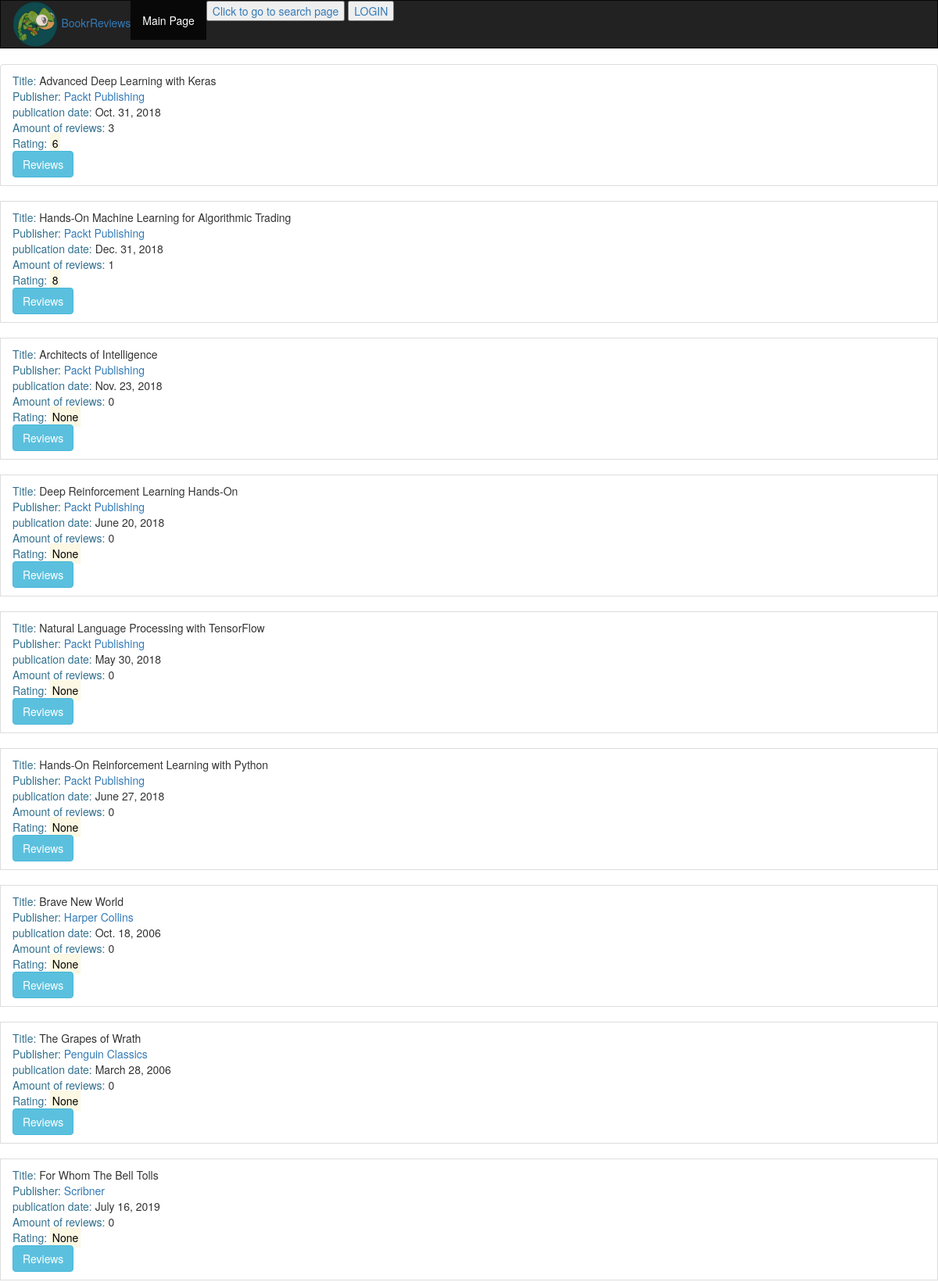
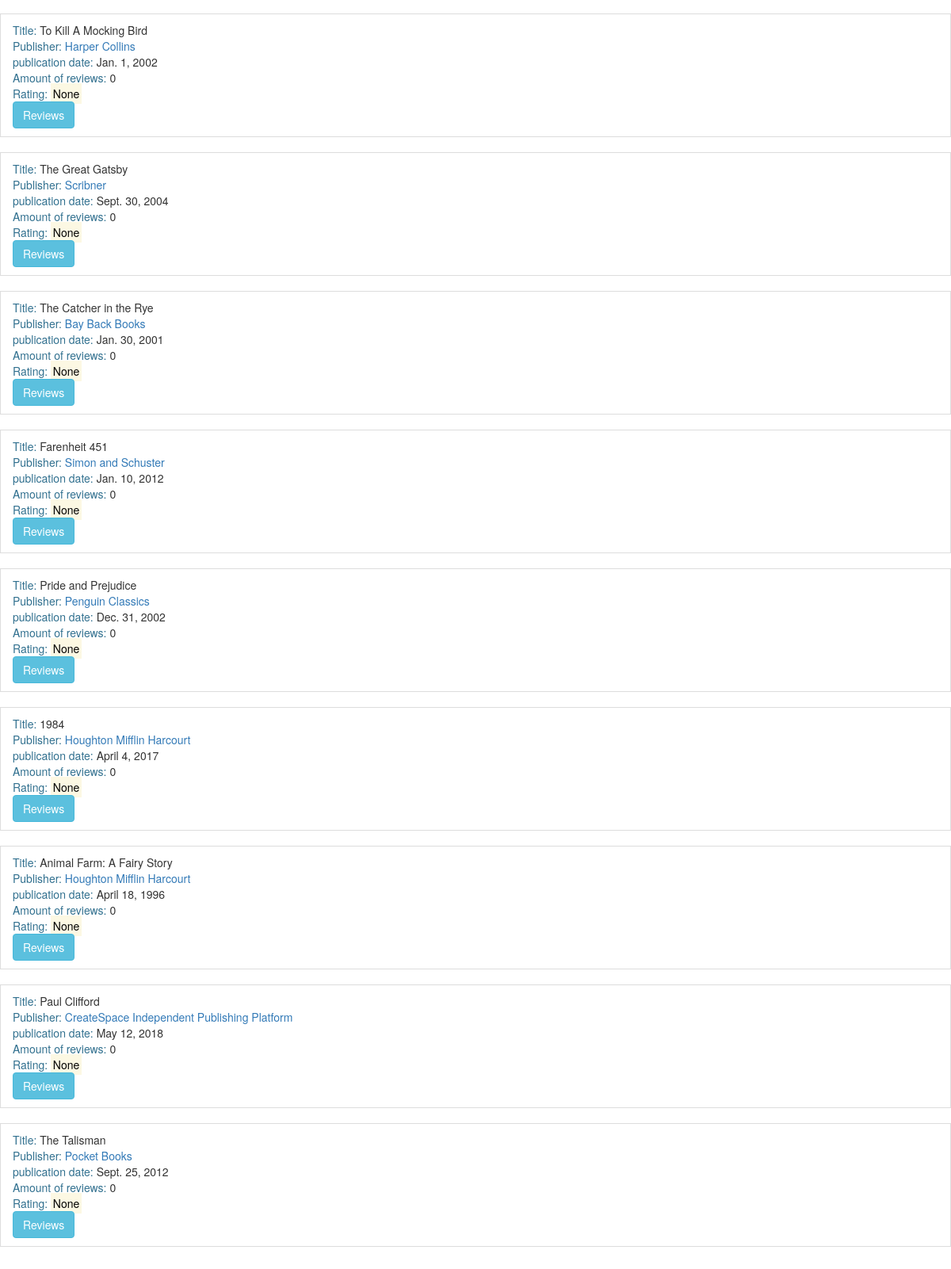
The page /books/ on the database its author committed (2 pictures, top to bottom).
### myapp/models.py (models this page shows, shortened)
class Book(models.Model):
    title = models.CharField(max_length=70, help_text="tytuł książki")
    publication_date = models.DateField(verbose_name="Data publikacji książki")
    isbn = models.CharField(max_length=20,verbose_name="number ISBN książki")
    publisher = models.ForeignKey(Publisher, on_delete=models.CASCADE) # publisher is using ForeignKey that is a many-to-one relationship. Field "publisher" is linked to Publisher Model and if the publisher that is linked to this field will be deleted this will be deleted too.
    contributors = models.ManyToManyField('Contributor',through="BookContributor")

class Publisher(models.Model):
    name = models.CharField(max_length=50, help_text="nazwa wydawnictwa")
    website = models.URLField(help_text="witryna wydawnictwa")
    email = models.EmailField(help_text="adres email wydawnictwa")
    def __str__(self): # this function is needed to show name in Django admin panel
        return self.name

### myapp/views.py (the view)
# urls.py: path('books/' ,views.book_list, name="book_list"),
def book_list(request):
    books = Book.objects.all() # pobiera dane z bazy danych na temat wszystkich książek
    book_list = [] # tworzenie listy książek
    i = 0
    for book in books:
        i+=1
        reviews = book.review_set.all() # pobieramy informacje o recenzjach (trzeba dodać review_set bo jest Foreignkey)
        if reviews: # jeżeli reviews istnienją (są prawdą)
            book_rating = average_rating([review.rating for review in reviews]) # obliczamy średnią ocene książki, kożystamy z funkcji average_rating którą stworzyliśmy w pliku utils
            number_of_reviews = len(reviews) # liczba wszyskich recenzji to liczba długości arraya reviews
        else:
            book_rating = None # nie ma żadnych recenzji
            number_of_reviews = 0 # liczba recenzji to zero
        book_list.append({ # dodanie wszystkich informacji do objectu który przechowuje zmienne HTML-owe
            'book': book,
            'book_rating': book_rating,
            'number_of_reviews': number_of_reviews,
            'i':i
        })
        context = {'book_list': book_list}
    return render(request, 'book_list.html', context)

### myapp/utils.py (called while the page is built)
def average_rating(rating_list):
    if not rating_list:
        return 0
    return round(sum(rating_list) / len(rating_list))

### myapp/templates/book_list.html (shortened to what this page needs)
<!DOCTYPE html>
<html lang="en">
<head>
</head>
<body>
    {% extends 'base.html'%}
    {%block content%}
    <ul class="list-group">
        {% for item in book_list %}
        <li class="list-group-item">
            <span class="text-info">Title: </span><span>{{item.book.title}}</span>
            <br>
            <span class="text-info">Publisher: </span><span><a href="http://127.0.0.1:8000/publishers/{{item.book.publisher}}">{{item.book.publisher}}</a></span>
            <br>
            <span class="text-info">publication date: </span><span>{{item.book.publication_date}}</span>
            <br>
            <span class="text-info">Amount of reviews: </span><span>{{item.number_of_reviews}}</span>
            <br>
            <span class="text-info">Rating: </span><span><mark>{{item.book_rating}}</mark></span>
            <br>
            <a href="{{item.i}}"><button class="btn-info btn">Reviews</button></a>
        </li>
        <br>
        {%endfor%}
    </ul>
    {% endblock %}

### rows shown on the page
Book: book "Advanced Deep Learning with Keras", book.publisher "Packt Publishing", book.publication_date "Oct. 31, 2018", number_of_reviews "3", book_rating "6"
Book: book "Hands-On Machine Learning for Algorithmic Trading", book.publisher "Packt Publishing", book.publication_date "Dec. 31, 2018", number_of_reviews "1", book_rating "8"
Book: book "Architects of Intelligence", book.publisher "Packt Publishing", book.publication_date "Nov. 23, 2018", number_of_reviews "0", book_rating "None"
Book: book "Deep Reinforcement Learning Hands-On", book.publisher "Packt Publishing", book.publication_date "June 20, 2018", number_of_reviews "0", book_rating "None"
Book: book "Natural Language Processing with TensorFlow", book.publisher "Packt Publishing", book.publication_date "May 30, 2018", number_of_reviews "0", book_rating "None"
Book: book "Hands-On Reinforcement Learning with Python", book.publisher "Packt Publishing", book.publication_date "June 27, 2018", number_of_reviews "0", book_rating "None"
Book: book "Brave New World", book.publisher "Harper Collins", book.publication_date "Oct. 18, 2006", number_of_reviews "0", book_rating "None"
Book: book "The Grapes of Wrath", book.publisher "Penguin Classics", book.publication_date "March 28, 2006", number_of_reviews "0", book_rating "None"
Book: book "For Whom The Bell Tolls", book.publisher "Scribner", book.publication_date "July 16, 2019", number_of_reviews "0", book_rating "None"
Book: book "To Kill A Mocking Bird", book.publisher "Harper Collins", book.publication_date "Jan. 1, 2002", number_of_reviews "0", book_rating "None"
Book: book "The Great Gatsby", book.publisher "Scribner", book.publication_date "Sept. 30, 2004", number_of_reviews "0", book_rating "None"
Book: book "The Catcher in the Rye", book.publisher "Bay Back Books", book.publication_date "Jan. 30, 2001", number_of_reviews "0", book_rating "None"
Book: book "Farenheit 451", book.publisher "Simon and Schuster", book.publication_date "Jan. 10, 2012", number_of_reviews "0", book_rating "None"
Book: book "Pride and Prejudice", book.publisher "Penguin Classics", book.publication_date "Dec. 31, 2002", number_of_reviews "0", book_rating "None"
Book: book "1984", book.publisher "Houghton Mifflin Harcourt", book.publication_date "April 4, 2017", number_of_reviews "0", book_rating "None"
Book: book "Animal Farm: A Fairy Story", book.publisher "Houghton Mifflin Harcourt", book.publication_date "April 18, 1996", number_of_reviews "0", book_rating "None"
Book: book "Paul Clifford", book.publisher "CreateSpace Independent Publishing Platform", book.publication_date "May 12, 2018", number_of_reviews "0", book_rating "None"
Book: book "The Talisman", book.publisher "Pocket Books", book.publication_date "Sept. 25, 2012", number_of_reviews "0", book_rating "None"
